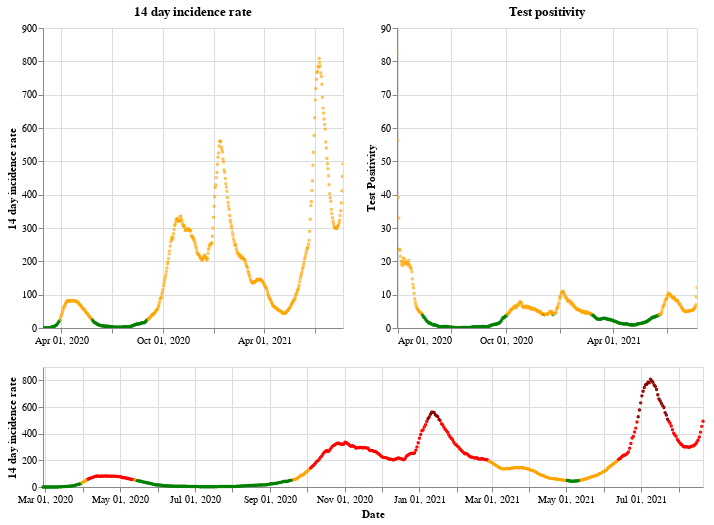

Notebook code cell kept with this figure:
### Markdown cell above
## Scotland

### Code cell
plot_traffic_light('Scotland')

### Figure 1 — Vega-Lite specification as saved in the notebook (floating-point values rounded to 4 significant figures; data arrays with more than 128 entries replaced by an {"elided": "..."} marker saying what was removed)
{"config": {"view": {"continuousWidth": 400, "continuousHeight": 300}}, "vconcat": [{"hconcat": [{"mark": {"type": "point", "size": 2}, "encoding": {"color": {"condition": {"value": "green", "test": "(datum.twoWeeklyCasesRate <= 25)"}, "value": "orange"}, "tooltip": [{"type": "nominal", "field": "areaName"}, {"type": "temporal", "field": "date"}, {"type": "quantitative", "field": "twoWeeklyCasesRate"}, {"type": "quantitative", "field": "testPositivity"}], "x": {"type": "temporal", "axis": {"title": ""}, "field": "date", "scale": {"domain": {"selection": "DateBrush"}}, "timeUnit": "yearmonthdate"}, "y": {"type": "quantitative", "axis": {"title": "14 day incidence rate"}, "field": "twoWeeklyCasesRate"}}, "title": "14 day incidence rate", "width": 300}, {"mark": {"type": "point", "size": 2}, "encoding": {"color": {"condition": {"value": "green", "test": "(datum.testPositivity <= 4)"}, "value": "orange"}, "tooltip": [{"type": "nominal", "field": "areaName"}, {"type": "temporal", "field": "date"}, {"type": "quantitative", "field": "twoWeeklyCasesRate"}, {"type": "quantitative", "field": "testPositivity"}], "x": {"type": "temporal", "axis": {"title": ""}, "field": "date", "scale": {"domain": {"selection": "DateBrush"}}, "timeUnit": "yearmonthdate"}, "y": {"type": "quantitative", "axis": {"title": "Test Positivity"}, "field": "testPositivity"}}, "title": "Test positivity", "width": 300}]}, {"layer": [{"mark": {"type": "point", "size": 2}, "encoding": {"color": {"condition": {"value": "orange", "test": "(((datum.testPositivity < 4) && (datum.twoWeeklyCasesRate >= 50)) && (datum.twoWeeklyCasesRate < 200))"}, "value": "red"}, "opacity": {"condition": {"value": 1, "test": "((datum.twoWeeklyCasesRate >= 50) && (datum.twoWeeklyCasesRate < 500))"}, "value": 0}, "tooltip": [{"type": "nominal", "field": "areaName"}, {"type": "temporal", "field": "date"}, {"type": "quantitative", "field": "twoWeeklyCasesRate"}, {"type": "quantitative", "field": "testPositivity"}], "x": {"type": "temporal", "axis": {"title": "Date"}, "field": "date", "timeUnit": "yearmonthdate"}, "y": {"type": "quantitative", "axis": {"title": "14 day incidence rate"}, "field": "twoWeeklyCasesRate"}}, "selection": {"DateBrush": {"type": "interval", "encodings": ["x"], "fields": ["Time"]}}}, {"mark": {"type": "point", "size": 2}, "encoding": {"color": {"value": "darkred"}, "opacity": {"condition": {"value": 1, "test": "(datum.twoWeeklyCasesRate >= 500)"}, "value": 0}, "tooltip": [{"type": "nominal", "field": "areaName"}, {"type": "temporal", "field": "date"}, {"type": "quantitative", "field": "twoWeeklyCasesRate"}, {"type": "quantitative", "field": "testPositivity"}], "x": {"type": "temporal", "axis": {"title": "Date"}, "field": "date", "timeUnit": "yearmonthdate"}, "y": {"type": "quantitative", "axis": {"title": "14 day incidence rate"}, "field": "twoWeeklyCasesRate"}}}, {"mark": {"type": "point", "size": 2}, "encoding": {"color": {"condition": {"value": "green", "test": "((datum.testPositivity < 4) && (datum.twoWeeklyCasesRate < 50))"}, "value": "orange"}, "opacity": {"condition": {"value": 1, "test": "(datum.twoWeeklyCasesRate < 50)"}, "value": 0}, "tooltip": [{"type": "nominal", "field": "areaName"}, {"type": "temporal", "field": "date"}, {"type": "quantitative", "field": "twoWeeklyCasesRate"}, {"type": "quantitative", "field": "testPositivity"}], "x": {"type": "temporal", "axis": {"title": "Date"}, "field": "date", "timeUnit": "yearmonthdate"}, "y": {"type": "quantitative", "axis": {"title": "14 day incidence rate"}, "field": "twoWeeklyCasesRate"}}}], "height": 120, "width": 660}], "data": {"name": "data-00c4ad503e3ae117139bee646c2bd703"}, "$schema": "https://vega.github.io/schema/vega-lite/v4.8.1.json", "datasets": {"data-00c4ad503e3ae117139bee646c2bd703": {"elided": "541 records"}}}
